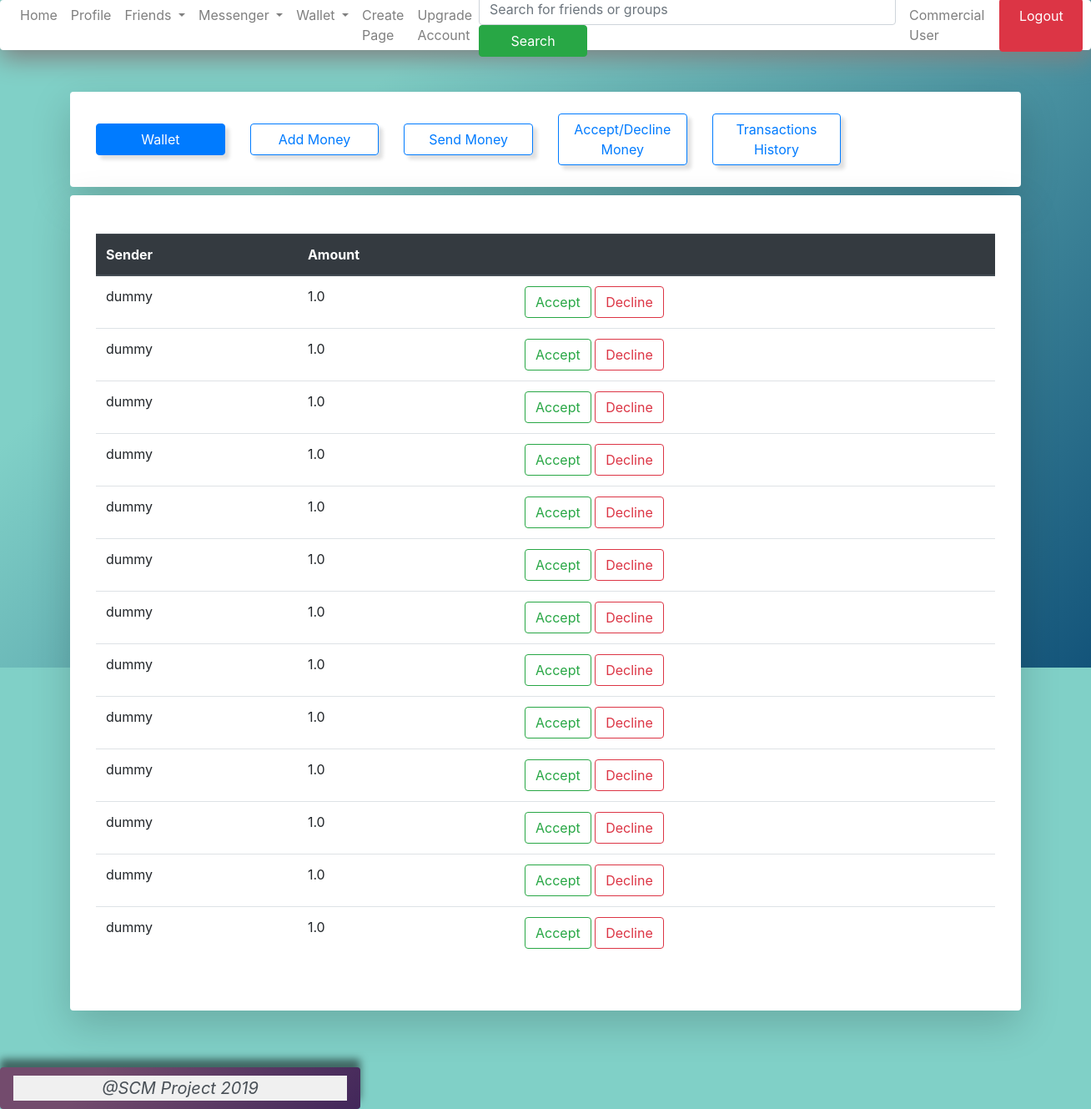
The page /accept_decline_transaction/ (signed in) on the database its author committed.
### dashboard/models.py (models this page shows)
class Transaction(models.Model):
	user_1 = models.ForeignKey(Account, related_name="t_user_1", null=True, on_delete=models.CASCADE)
	user_2 = models.ForeignKey(Account, related_name="t_user_2", null=True, on_delete=models.CASCADE)
	amount = models.FloatField(default = 0)
	payment_method = models.TextField(default = 'paytm')
	status = models.BooleanField(default=False)
	date_requested = models.DateTimeField(verbose_name="date requested", auto_now_add=True)
	date_confirmed = models.DateTimeField(verbose_name="date confirmed", null=True)

### account/models.py (models this page shows, shortened)
class Account(AbstractBaseUser):
	email = models.EmailField(verbose_name="email", max_length=60, unique=True)
	username = models.CharField(verbose_name="username", max_length=30, unique=True)
	first_name = models.CharField(verbose_name="first name", max_length=30)
	last_name = models.CharField(verbose_name="last name", max_length=30)
	phone_no = models.CharField(verbose_name="phone number", max_length=10, unique=True)
	date_joined = models.DateTimeField(verbose_name="data joined", auto_now_add=True)
	last_login = models.DateTimeField(verbose_name="last login", auto_now=True)
	is_admin = models.BooleanField(default=False)
	is_active = models.BooleanField(default=True)
	is_staff = models.BooleanField(default=False)
	is_superuser = models.BooleanField(default=False)
	is_casual_user = models.BooleanField(default=True)
	is_premium_user = models.BooleanField(default=False)
	is_commercial_user = models.BooleanField(default=False)
	is_verified = models.BooleanField(default=False)
	premium_type = models.IntegerField(default=0, verbose_name="premium_type")
	USERNAME_FIELD = 'email'
	REQUIRED_FIELDS = ['username', 'first_name', 'last_name', 'phone_no']
	objects = MyAccountManager()

### dashboard/views.py (the view)
# urls.py: url(r'^accept_decline_transaction/$', accept_decline_transaction_view, name="accept_decline"),
def accept_decline_transaction_view(request):
	if not request.user.is_authenticated:
		return redirect('login')
	transaction_requests = Transaction.objects.filter(user_2 = request.user, status = False)
	transaction_requests_count = len(transaction_requests)
	args = {
		'transactions' : transaction_requests,
		'transactions_count' : transaction_requests_count
	}
	return render(request, 'accept_decline.html', args)

### dashboard/templates/accept_decline.html
{% extends 'wallet/base.html' %}
{% block wallet %}
	<table class="table">
  <thead class="thead-dark">
    <tr>
      <th scope="col">Sender</th>
      <th scope="col">Amount</th>
      <th scope="col"></th>
    </tr>
  </thead>
  <tbody>
  	{% for t in transactions %}
    <tr>
      <td>{{ t.user_1.username }}</td>
      <td>{{ t.amount }}</td>
      <td>
          <a href="/accept_transaction/{{ t.id }}" class="btn btn-outline-success">Accept</a>
          <a href="/decline_transaction/{{ t.id }}" class="btn btn-outline-danger">Decline</a>
      </td>
    </tr>
    {% endfor %}
  </tbody>
</table>
{% endblock wallet %}

### rows shown on the page
Transaction: user_1.username "dummy", amount "1.0"
Transaction: user_1.username "dummy", amount "1.0"
Transaction: user_1.username "dummy", amount "1.0"
Transaction: user_1.username "dummy", amount "1.0"
Transaction: user_1.username "dummy", amount "1.0"
Transaction: user_1.username "dummy", amount "1.0"
Transaction: user_1.username "dummy", amount "1.0"
Transaction: user_1.username "dummy", amount "1.0"
Transaction: user_1.username "dummy", amount "1.0"
Transaction: user_1.username "dummy", amount "1.0"
Transaction: user_1.username "dummy", amount "1.0"
Transaction: user_1.username "dummy", amount "1.0"
Transaction: user_1.username "dummy", amount "1.0"
